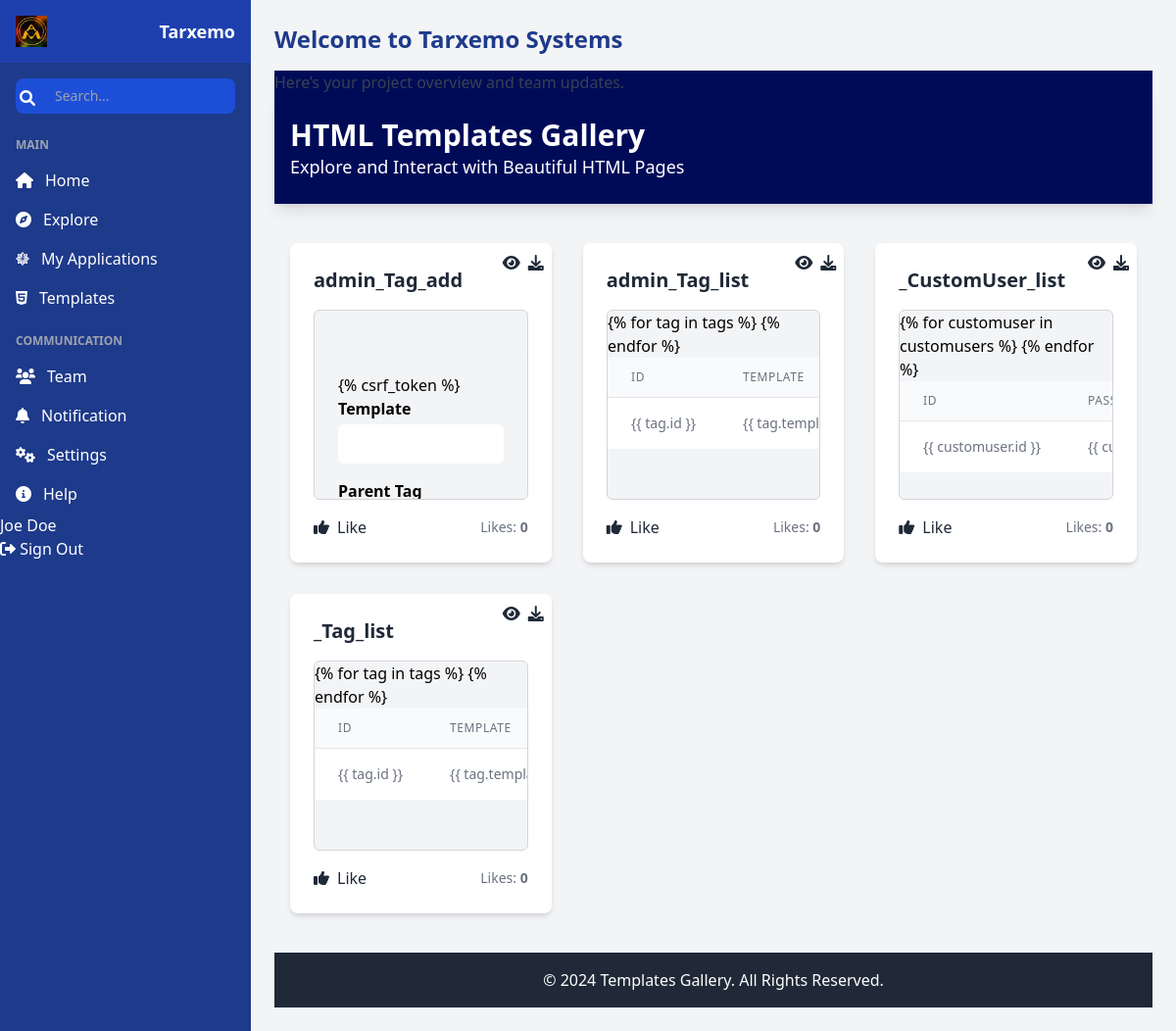
Screenshot of /idd/templates/ with the database file from the repository.
### idd/models.py (models this page shows, shortened)
class Template(models.Model):
    application = models.ForeignKey(Application, on_delete=models.CASCADE)
    name = models.CharField(max_length=100, unique=True)

### idd/views.py (the view)
# urls.py: path('templates/', templates_gallery, name='templates_gallery'),
def templates_gallery(request):
    templates = Template.objects.all()
    parent_id = request.GET.get('parent_id')
    destination_id = request.GET.get('destination_id')
    source_id = request.GET.get('source_id')
    if source_id != None and destination_id != None:
        print("**************************************")
        copy_template(source_id, destination_id)
        return redirect("template_detail", destination_id)
    templates_with_html = [
        {
            'id': template.id,
            'name': template.name,
            'html': generate_template_by_id(template.id)
        }
        for template in templates
    ]
    return render(request, 'templates_gallery.html', {'templates': templates_with_html})

### idd/templates/templates_gallery.html (shortened to what this page needs)
{% extends 'homepage.html'%}
{% load static%}
{%block content%}
<div class="bg-gray-100 text-gray-800">
    <header class="bg-[#000B58] text-white py-6 shadow-lg">
        <div class="container mx-auto px-4 ">
            <h1 class="text-3xl font-bold">HTML Templates Gallery</h1>
            <p class="text-lg text-[var(--primary-light)]">Explore and Interact with Beautiful HTML Pages</p>
        </div>
    </header>
    <div class="container mx-auto px-4 py-10">
        <div class="grid grid-cols-1 sm:grid-cols-2 lg:grid-cols-3 gap-8">
            {% for template in templates %}
            <div class="bg-white rounded-lg shadow-md hover-shadow p-6 relative">
                <h2 class="text-xl font-bold text-[var(--primary-dark)] mb-4">{{ template.name }}</h2>
                <div class="bg-gray-100 border border-gray-300 rounded-md overflow-hidden mb-4">
                    <iframe srcdoc="{{ template.html }}" class="w-full h-48"></iframe>
                </div>
                <div class="flex justify-between items-center">
                    <button class="flex items-center gap-2 text-[var(--primary-light)]">
                        <i class="fas fa-thumbs-up"></i>
                        <span>Like</span>
                    </button>
                    <span class="text-sm text-gray-500">Likes: <span class="font-bold">0</span></span>
                </div>
                <div class="absolute top-2 right-2 flex gap-2">
                    <a href="{% url 'one_template_detail' template.id%}" class="text-[var(--primary-dark)] hover:text-[var(--primary-light)]">
                        <i class="fas fa-eye"></i>
                    </a>
                    <a href="{% url 'download_html' template.id %}" class="text-[var(--primary-dark)] hover:text-[var(--primary-light)]">
                        <i class="fas fa-download"></i>
                    </a>
                </div>
            </div>
            {% endfor %}
        </div>
    </div>
    <footer class="bg-gray-800 text-white py-4">
        <div class="container mx-auto px-4">
            <p class="text-center">&copy; 2024 Templates Gallery. All Rights Reserved.</p>
        </div>
    </footer>
</div>
{%endblock%}

### rows the page displays
Template: name "admin_Tag_add"
Template: name "admin_Tag_list"
Template: name "_CustomUser_list"
Template: name "_Tag_list"
